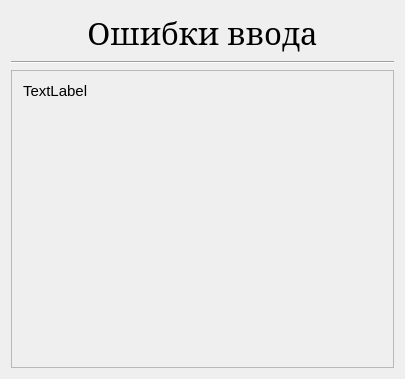
<?xml version="1.0" encoding="UTF-8"?>
<ui version="4.0">
 <class>QtErrorList</class>
 <widget class="QWidget" name="QtErrorList">
  <property name="geometry">
   <rect>
    <x>0</x>
    <y>0</y>
    <width>405</width>
    <height>379</height>
   </rect>
  </property>
  <property name="minimumSize">
   <size>
    <width>405</width>
    <height>0</height>
   </size>
  </property>
  <property name="maximumSize">
   <size>
    <width>405</width>
    <height>16777215</height>
   </size>
  </property>
  <property name="windowTitle">
   <string>QtErrorList</string>
  </property>
  <layout class="QGridLayout" name="gridLayout_2">
   <item row="0" column="0">
    <layout class="QVBoxLayout" name="verticalLayout">
     <item>
      <widget class="QLabel" name="label">
       <property name="font">
        <font>
         <family>Garamond</family>
         <pointsize>23</pointsize>
        </font>
       </property>
       <property name="text">
        <string>&lt;html&gt;&lt;head/&gt;&lt;body&gt;&lt;p align=&quot;center&quot;&gt;Ошибки ввода&lt;/p&gt;&lt;/body&gt;&lt;/html&gt;</string>
       </property>
      </widget>
     </item>
     <item>
      <widget class="Line" name="line">
       <property name="orientation">
        <enum>Qt::Horizontal</enum>
       </property>
      </widget>
     </item>
     <item>
      <widget class="QScrollArea" name="scrollArea">
       <property name="widgetResizable">
        <bool>true</bool>
       </property>
       <widget class="QWidget" name="scrollAreaWidgetContents">
        <property name="geometry">
         <rect>
          <x>0</x>
          <y>0</y>
          <width>379</width>
          <height>293</height>
         </rect>
        </property>
        <layout class="QGridLayout" name="gridLayout">
         <item row="0" column="0">
          <widget class="QLabel" name="errors">
           <property name="font">
            <font>
             <pointsize>11</pointsize>
            </font>
           </property>
           <property name="text">
            <string>TextLabel</string>
           </property>
           <property name="alignment">
            <set>Qt::AlignLeading|Qt::AlignLeft|Qt::AlignTop</set>
           </property>
          </widget>
         </item>
        </layout>
       </widget>
      </widget>
     </item>
    </layout>
   </item>
  </layout>
 </widget>
 <layoutdefault spacing="6" margin="11"/>
 <resources/>
 <connections/>
</ui>
